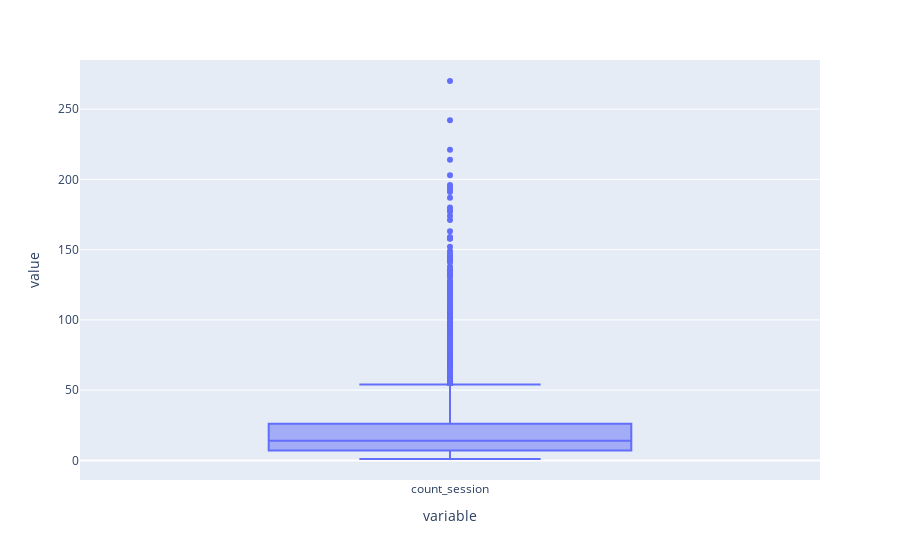

The notebook cell this image was saved under:
### Code cell
px.box(Load_data["count_session"])

### Figure 1 — Plotly figure (JSON) as saved in the notebook; plotly's stock layout.template omitted (floating-point values rounded to 4 significant figures; data arrays with more than 128 entries replaced by an {"elided": "..."} marker saying what was removed)
{"data": [{"alignmentgroup": "True", "hovertemplate": "variable=%{x}<br>value=%{y}<extra></extra>", "legendgroup": "", "marker": {"color": "#636efa"}, "name": "", "notched": false, "offsetgroup": "", "orientation": "v", "showlegend": false, "type": "box", "x": {"elided": "9207 str values"}, "x0": " ", "xaxis": "x", "y": {"elided": "9207 int values"}, "y0": " ", "yaxis": "y"}], "layout": {"boxmode": "group", "legend": {"tracegroupgap": 0}, "margin": {"t": 60}, "xaxis": {"anchor": "y", "domain": [0, 1], "title": {"text": "variable"}}, "yaxis": {"anchor": "x", "domain": [0, 1], "title": {"text": "value"}}}}
